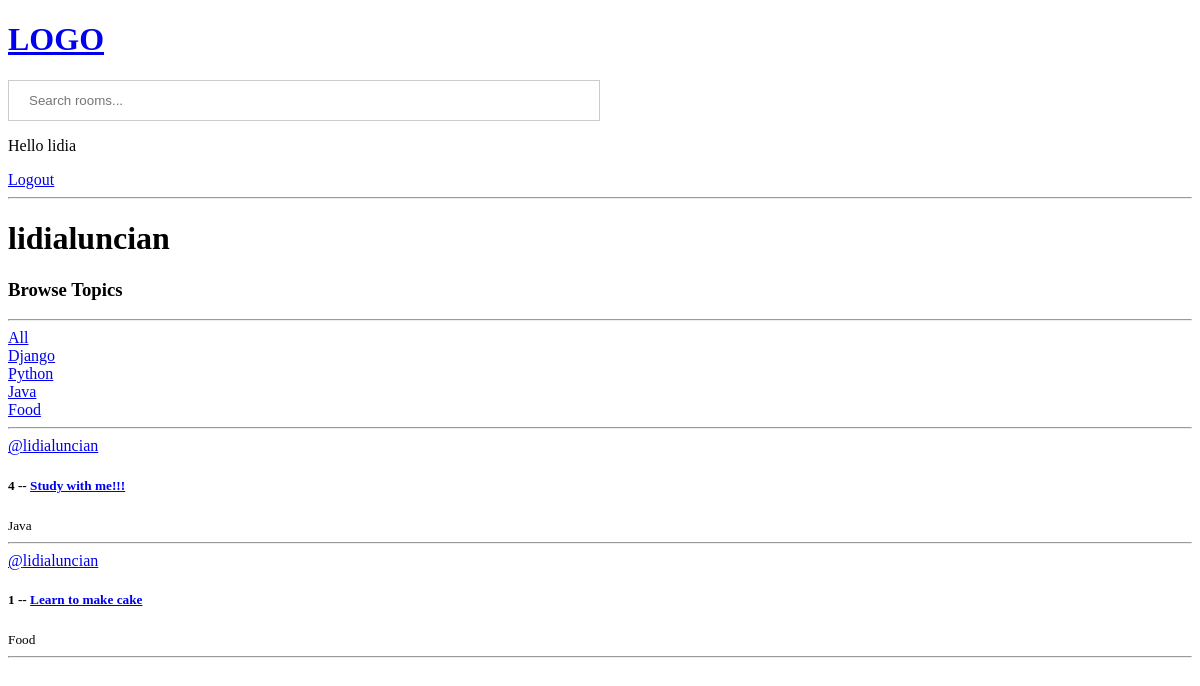
/profile/3 (signed in), run on the app's committed database.
### base/models.py (models this page shows, shortened)
class Topic(models.Model):
    name = models.CharField(max_length=200)

class Room(models.Model):
    host = models.ForeignKey(User, on_delete=models.SET_NULL, null=True)
    topic = models.ForeignKey(Topic, on_delete=models.SET_NULL, null=True)
    name = models.CharField(max_length=200)
    description = models.TextField(null=True, blank=True)
    participants = models.ManyToManyField(User, related_name='participants', blank=True)
    updated = models.DateTimeField(auto_now=True)
    created = models.DateTimeField(auto_now_add=True)
    class Meta:
        ordering = ['-updated', '-created']

### base/views.py (the view)
# urls.py: path('profile/<str:pk>', views.userProfile, name='user-profile')
def userProfile(request, pk):
    user = User.objects.get(id=pk)
    rooms = user.room_set.all()
    topics = Topic.objects.all()
    context = {'user': user, 'rooms': rooms, 'topics': topics}
    return render(request, 'base/profile.html', context)

### base/templates/base/profile.html
{% extends 'main.html' %}
{% block content %}
<h1>{{user.username}}</h1>
<div class="profile-container">
    <div>
        {% include 'base/topics_component.html' %}
    </div>
    <div>
        {% include 'base/feed_component.html' %}
    </div>
</div>
{% endblock content %}

### templates/navbar.html
<a href="/">
    <h1>LOGO</h1>
</a>
<form method="GET" action="{% url 'home' %}">
    <input type="text" name="q" placeholder="Search rooms..."/>
</form>
{% if request.user.is_authenticated %}
<p> Hello {{request.user}}</p>
<a href="{% url 'logout' %}">Logout</a>
{% else %}
<a href="{% url 'login' %}">Login</a>
{% endif %}
<hr>

### base/templates/base/topics_component.html
 <h3>Browse Topics</h3>
 <hr>
 <div>
     <a href="{% url 'home' %}">All</a>
 </div>
 {% for topic in topics %}
 <div>
     <a href="{% url 'home' %}?q={{topic.name}}">{{topic.name}}</a>
 </div>
 {% endfor %}
 <hr/>

### base/templates/base/feed_component.html (shortened to what this page needs)
<div>
    {% for room in rooms %}
    <div>
        <a href="{% url 'user-profile' room.host.id %}">@{{room.host.username}}</a>
        <h5>{{room.id}} -- <a href="{% url 'room' room.id %}">{{room.name}}</a></h5>
        <small>{{room.topic.name}}</small>
        <hr>
    </div>
    {% endfor %}
</div>

### static/css/main.css (style rules this page uses)
body { background-color: white; }
input[type=text], input[type=password] { width: 50%; padding: 12px 20px; margin: 8px 0; display: grid; grid-template-columns: auto; border: 1px solid #ccc; box-sizing: border-box; }

### data on the page
Topic: name "Django"
Topic: name "Python"
Topic: name "Java"
Topic: name "Food"
Room: host.username "lidialuncian", id "4", name "Study with me!!!", topic.name "Java"
Room: host.username "lidialuncian", id "1", name "Learn to make cake", topic.name "Food"

### other printed values
{{ request.user }} "lidia"
{{ user.username }} "lidialuncian"
